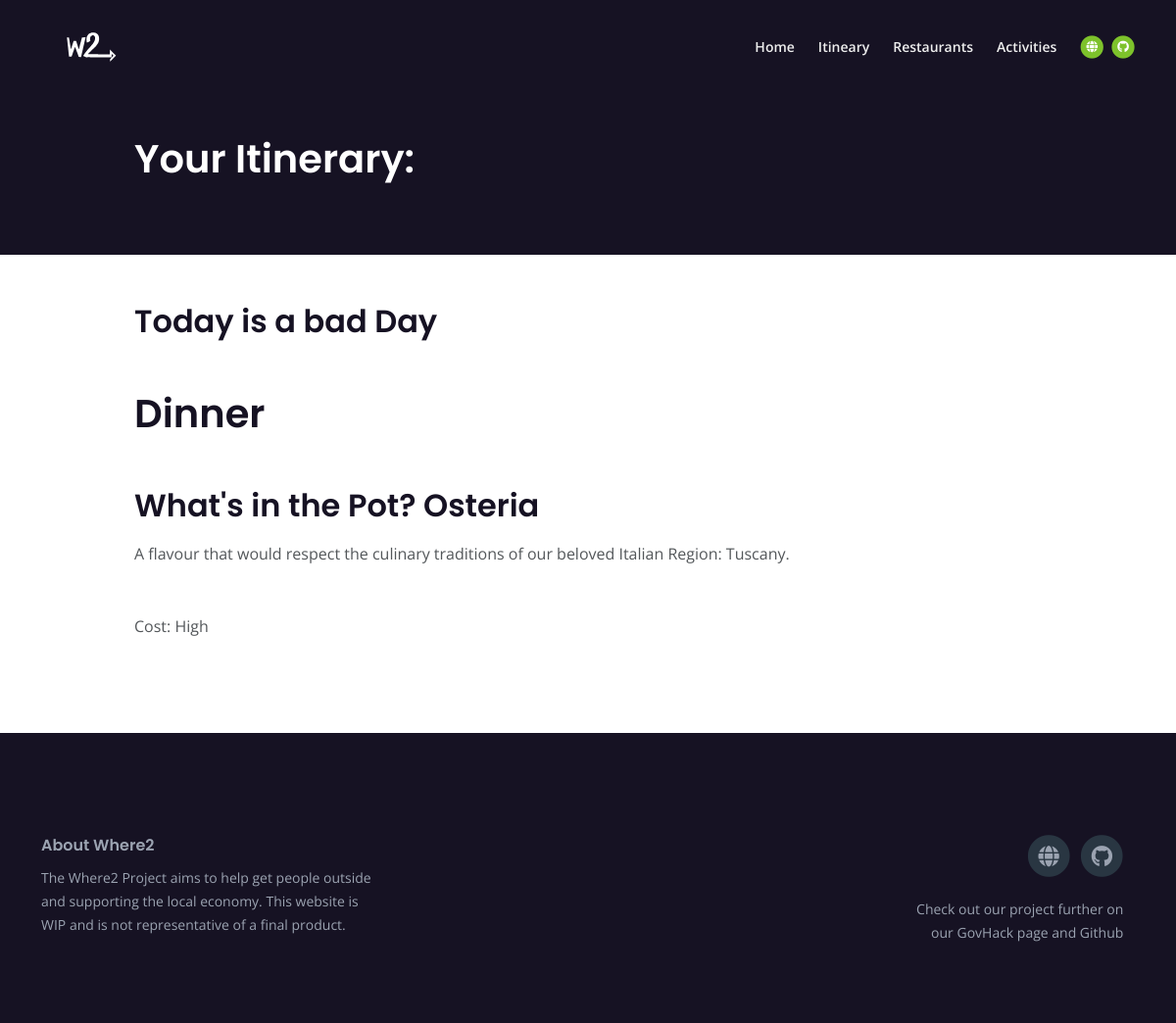
The app's page /itinerary_current/ (signed in) with its own data.
### itinerary/models.py (models this page shows, shortened)
class Resturant(models.Model):
    genre = models.CharField(max_length=2, choices=genre_choices)
    title = models.CharField(max_length=64)
    address1 = models.CharField(
        "Address line 1",
        max_length=1024,
    )
    address2 = models.CharField(
        "Address line 2",
        max_length=1024,
    )
    zip_code = models.CharField(
        "ZIP / Postal code",
        max_length=12,
    )
    city = models.CharField(
        "City",
        max_length=1024,
    )
    description = models.TextField(max_length=1024)
    cost = models.CharField(max_length=2, choices=cost_choices)
    rating = models.FloatField()
    time_scene = models.CharField(max_length=2, choices=time_choices)

### itinerary/views.py (the view)
# urls.py: path('itinerary_current/', views.itinerary_current_view, name='itinerary_current'),
def itinerary_current_view(request):
    weather = get_weather.get_weather_data()
    itinerary_current.getItinerary()
    if weather == True:
        weather_statement = 'Today is a nice Day'
    else:
        weather_statement = 'Today is a bad Day'
    context = {
        'Itinerary': itinerary_current.itinerary,
        'Weather': weather_statement,
        }
    return render(request, 'itinerary/itinerary_page.html', context=context)

### itinerary/get_weather.py (called while the page is built)
def get_weather_data():
    try:
        with open('weather_records.txt', 'r') as f:
            weather = f.readlines()[-1]
            if 'False' in weather:
                weather = False
            else:
                weather = True
    except FileNotFoundError:
        weather = write_weather_data()
    return weather

### itinerary/weather_itinerary.py (called while the page is built, shortened)
    def getWhereToEat(self):
        resturant_choices = []
        if len(self.resturant_dict) == 1:
            new_choice = False
            while new_choice == False:
                choice = random.choice(self.resturant_dict['Dinner'])
                if choice not in self.previous_food:
                    resturant_choices.append(choice)
                    new_choice = True
        self.previous_food = resturant_choices
        return resturant_choices

    def getItinerary(self):
        weather = get_weather.get_weather_data()
        activity_1, activity_2 = self.getActivities(weather, True)
        resturant_choices = self.getWhereToEat()
        if len(resturant_choices) == 3:
            self.itinerary = [
                resturant_choices[0],
                activity_1,
                resturant_choices[1],
                activity_2,
                resturant_choices[2]]
        elif len(resturant_choices)	== 2:
            self.itinerary = [
                resturant_choices[0],
                activity_2,
                resturant_choices[1]]
        elif len(resturant_choices) == 1:
            self.itinerary = [resturant_choices[0]]

### itinerary/templates/itinerary/itinerary_page.html
{% extends 'itinerary/base.html' %}
{% load static %}
{% block content %}
    <header class="ex-header">
        <div class="container">
            <div class="row">
                <div class="col-xl-10 offset-xl-1">
                    <h1>Your Itinerary:</h1>
                </div>
            </div>
        </div>
    </header>
    <div class="ex-basic-1 pt-5 pb-5">
        <div class="container">
            <div class="row">
                <div class="col-xl-10 offset-xl-1">
                    <h2>{{Weather}}</h2>
                        {% for item in Itinerary %}
                            {% if item.genre == 'FO'%}
                                {% if item.time_scene == 'BR' %}
                                    <h1 class="mt-5 mb-3"> BreakFast </h1>
                                {% elif item.time_scene == "LU" %}
                                    <h1 class="mt-5 mb-3"> Lunch </h1>
                                {% elif item.time_scene == "DI" %}
                                    <h1 class="mt-5 mb-3"> Dinner </h1>
                                {% endif %}
                            {% elif item.genre == "AC" %}
                                <h1 class="mt-5 mb-3"> Activity </h1>
                            {% endif %}
                        <h2 class="mt-5 mb-3">{{ item.title }}</h2>
                        <p class="mb-5"> {{ item.description }} </p>
                        <p class="mb-5">Cost: {{ item.get_cost_display }} </p>
                        {% endfor%}
                </div>
            </div>
        </div>
    </div>
{% endblock %}

### static/css/styles.css (style rules this page uses)
body, html { width: 100%; height: 100%; }
body, p { color: #53575a; font: 400 1rem/1.625rem "Open Sans", sans-serif; }
h1 { color: #161223; font-weight: 600; font-size: 2.5rem; line-height: 3.25rem; font-family: "Poppins" }
h2 { color: #161223; font-weight: 600; font-size: 2rem; line-height: 2.5rem; font-family: "Poppins" }
.ex-header { padding-top: 8.5rem; padding-bottom: 4rem; background-color: #161223; }
.ex-header h1 { color: #ffffff; }
@media (min-width: 1200px) { .container { max-width: 1140px; } }

### records on screen
Resturant: genre "Dinner", title "What's in the Pot? Osteria", description "A flavour that would respect the culinary traditions of our beloved Italian Region: Tuscany.", cost "High"

### other values on screen
{{ Weather }} "Today is a bad Day"
